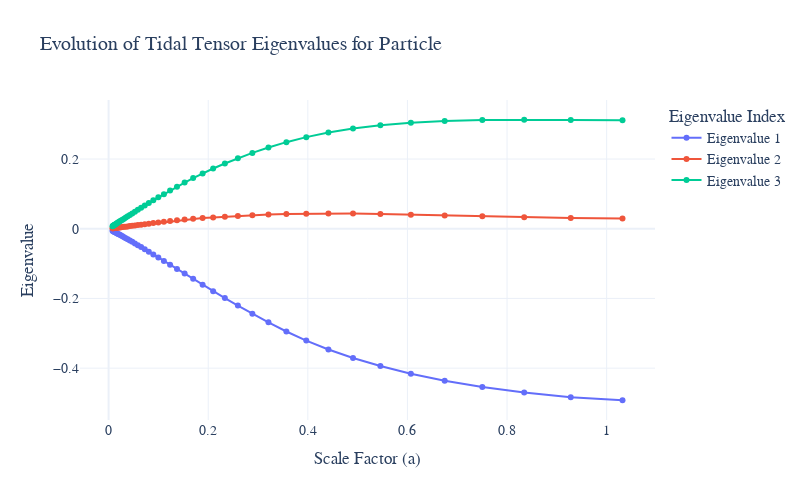

This figure's notebook cell:
### Markdown cell above
#### Tidal Tensor Non-Linear Evolution

### Code cell
import numpy as np
import pandas as pd
import plotly.graph_objects as go
from utils_new import check_simulation_results, calculate_euler_angles, calculate_tidal_tensor_from_phi_k, \
    calculate_eigenvalues_and_eigenvectors, calculate_phi_k_from_overdensity_field, calculate_T_SG_eigenvectors, \
    calculate_smoothed_phi_k_from_phi_k, calculate_smoothed_overdensity_field


TimeBetSnapshot = 1.112
TimeOfFirstSnapshot = 0.0078125


def create_delta_grids(folder_name, N=128., GS = 400000./256., L=200000.0):
    snapshots = []
    snapshot_folder = f"./Simulations/{folder_name}/Output"
    regex = re.compile(r"snapshot3halosc_(\d+)\.hdf5")
    for fname in sorted(os.listdir(snapshot_folder)):
        match = regex.match(fname)
        if match:
            snapshots.append(match.group(1))

    for snap in tqdm(snapshots, desc="Reading snapshots"):
            df = check_simulation_results(folder_name, snapshotnumber=snap, plots=False, N=N, L=L, GS=GS, verbose=False)

            df = df[["X", "Y", "Z"]].copy(deep=True)
            df["X"] = df["X"]/GS
            df["Y"] = df["Y"]/GS
            df["Z"] = df["Z"]/GS

            df["nx"] = np.floor(df["X"] + 0.5)
            df["ny"] = np.floor(df["Y"] + 0.5)
            df["nz"] = np.floor(df["Z"] + 0.5)

            df["fx"] = df["X"] + 0.5 - df["nx"]
            df["fy"] = df["Y"] + 0.5 - df["ny"]
            df["fz"] = df["Z"] + 0.5 - df["nz"]

            df.loc[df["nx"] == 0, "nx"] = 128
            df.loc[df["ny"] == 0, "ny"] = 128
            df.loc[df["nz"] == 0, "nz"] = 128

            df["delta_111"] = (1-df["fx"]) * (1-df["fy"]) * (1-df["fz"])
            df["delta_112"] = (1-df["fx"]) * (1-df["fy"]) * df["fz"]
            df["delta_121"] = (1-df["fx"]) * df["fy"] * (1-df["fz"])
            df["delta_122"] = (1-df["fx"]) * df["fy"] * df["fz"]
            df["delta_211"] = df["fx"] * (1-df["fy"]) * (1-df["fz"])
            df["delta_212"] = df["fx"] * (1-df["fy"]) * df["fz"]
            df["delta_221"] = df["fx"] * df["fy"] * (1-df["fz"])
            df["delta_222"] = df["fx"] * df["fy"] * df["fz"]

            delta = np.zeros((128, 128, 128), dtype=np.float32) - 1

            for idx, row in df.iterrows():
                nx = int(row["nx"])
                ny = int(row["ny"])
                nz = int(row["nz"])

                nxx = nx + 1 if nx + 1 <= 128 else 1
                nyy = ny + 1 if ny + 1 <= 128 else 1
                nzz = nz + 1 if nz + 1 <= 128 else 1

                if not (1 <= nx <= 128 and 1 <= ny <= 128 and 1 <= nz <= 128):
                    raise ValueError(f"Invalid grid indices at row {idx}: nx={nx}, ny={ny}, nz={nz}")
                if not (1 <= nxx <= 128 and 1 <= nyy <= 128 and 1 <= nzz <= 128):
                    raise ValueError(f"Invalid neighbor grid indices at row {idx}: nxx={nxx}, nyy={nyy}, nzz={nzz}")

                delta[nx-1, ny-1, nz-1] += row["delta_111"]
                delta[nx-1, ny-1, nzz-1] += row["delta_112"]
                delta[nx-1, nyy-1, nz-1] += row["delta_121"]
                delta[nx-1, nyy-1, nzz-1] += row["delta_122"]
                delta[nxx-1, ny-1, nz-1] += row["delta_211"]
                delta[nxx-1, ny-1, nzz-1] += row["delta_212"]
                delta[nxx-1, nyy-1, nz-1] += row["delta_221"]
                delta[nxx-1, nyy-1, nzz-1] += row["delta_222"]

            new_df = pd.DataFrame()

            X = Y = Z = np.arange(0, 128) * GS * 1000. + (GS * 1000./2) 
            GX, GY, GZ = np.meshgrid(X, Y, Z, indexing='ij')
            new_df["GX"] = GX.flatten()
            new_df["GY"] = GY.flatten()
            new_df["GZ"] = GZ.flatten()

            new_df["Overdensity"] = delta.flatten()

            new_df.to_csv(f"./Simulations/{folder_name}/RecreatedDelta/snapshot_{snap}.csv", index=False)


def evaluate_and_plot_tidal_tensor_evolution(folder_name, N=128, L=200000.0, GS=400000./256., phi=True):
    """
    Evaluate and plot the evolution of tidal tensor eigenvalues at a given particle location across snapshots.

    Parameters
    ----------
    folder_name : str
        Folder containing the simulation outputs.
    particle_index : int
        Row index of the particle to track.
    N : int
        Grid resolution.
    L : float
        Box size in km/s.
    GS : float
        Grid spacing in km/s.

    Returns
    -------
    df_all : pd.DataFrame
        Dataframe with particle data and eigenvalues at each snapshot.
    """
    results = []
    snapshot_folder = f"./Simulations/{folder_name}/RecreatedDelta"
    regex = re.compile(r"snapshot_(\d+)\.csv")

    # Detect all snapshot numbers
    snapshots = sorted([
        match.group(1)
        for fname in os.listdir(snapshot_folder)
        if (match := regex.match(fname))
    ])

    # Process each snapshot
    for snap in tqdm(snapshots, desc="Reading snapshots"):
        df = pd.read_csv(f"./Simulations/{folder_name}/RecreatedDelta/snapshot_{snap}.csv")
        time = TimeOfFirstSnapshot * TimeBetSnapshot**int(snap)
        a = time

        df = calculate_smoothed_overdensity_field(df)
        df, phi_k = calculate_phi_k_from_overdensity_field(df, a=a, N=128, L=200000., verbose=False)
        # df, phi_k = calculate_smoothed_phi_k_from_peculiar_velocity_field(df, a=a, verbose=False)
        # df, phi_k = calculate_smoothed_phi_k_from_phi_k(df, phi_k, a=a, verbose=False)
        df, T_ij = calculate_tidal_tensor_from_phi_k(df, phi_k, a=a, verbose=False)
        df, _, _ = calculate_eigenvalues_and_eigenvectors(df, T_ij)

        # coords = df[["X", "Y", "Z"]].values
        # target = np.array(fixed_coordinates)
        # dists = np.linalg.norm(coords - target, axis=1)
        # particle_index = np.argmin(dists)

        particle_index = 63 * 128**2 + 63 * 128 + 63

        # Extract specific particle and track
        particle = df.iloc[particle_index].copy()
        particle["a"] = a
        particle["snapshot"] = snap
        results.append(particle)

    df_all = pd.DataFrame(results)
    return df_all


def plot_eigenvalue_evolution_plotly(df_all):
    """
    Plot eigenvalue evolution using Plotly.
    """
    eigen_df = df_all["eigenvalues"].apply(pd.Series)
    eigen_df.columns = ["e1", "e2", "e3"]
    a_vals = df_all["a"].values

    fig = go.Figure()
    for i, label in enumerate(["e1", "e2", "e3"]):
        fig.add_trace(go.Scatter(
            x=a_vals,
            y=eigen_df[label],
            mode='lines+markers',
            name=f"Eigenvalue {i+1}",
            line=dict(width=2)
        ))

    fig.update_layout(
        title="Evolution of Tidal Tensor Eigenvalues for Particle",
        xaxis_title="Scale Factor (a)",
        yaxis_title="Eigenvalue",
        legend_title="Eigenvalue Index",
        font=dict(family="Arial", size=14),
        width=800,
        height=500,
        template="plotly_white"
    )

    fig.show()


create_delta_grids("AdrianScript200Phi")
df_all = evaluate_and_plot_tidal_tensor_evolution(folder_name="AdrianScript200Phi")
plot_eigenvalue_evolution_plotly(df_all)

### Figure 1 — Plotly figure (JSON) as saved in the notebook; plotly's stock layout.template omitted (floating-point values rounded to 4 significant figures)
{"data": [{"line": {"width": 2}, "mode": "lines+markers", "name": "Eigenvalue 1", "type": "scatter", "x": [0.007812, 0.008688, 0.009661, 0.01074, 0.01195, 0.01328, 0.01477, 0.01643, 0.01827, 0.02031, 0.02259, 0.02512, 0.02793, 0.03106, 0.03453, 0.0384, 0.0427, 0.04749, 0.05281, 0.05872, 0.0653, 0.07261, 0.08074, 0.08978, 0.09984, 0.111, 0.1235, 0.1373, 0.1527, 0.1698, 0.1888, 0.2099, 0.2334, 0.2596, 0.2886, 0.321, 0.3569, 0.3969, 0.4413, 0.4908, 0.5457, 0.6069, 0.6748, 0.7504, 0.8345, 0.9279, 1.032], "y": [-0.006005, -0.006687, -0.007436, -0.008272, -0.009207, -0.01024, -0.0114, -0.01269, -0.01413, -0.01574, -0.01751, -0.01953, -0.02176, -0.02425, -0.02705, -0.03015, -0.03368, -0.03759, -0.042, -0.04696, -0.05247, -0.05879, -0.06583, -0.07377, -0.08273, -0.09258, -0.1035, -0.1153, -0.1287, -0.1437, -0.1603, -0.179, -0.1989, -0.2205, -0.2438, -0.2684, -0.2948, -0.3209, -0.3464, -0.371, -0.394, -0.4161, -0.4361, -0.4542, -0.4699, -0.4836, -0.492]}, {"line": {"width": 2}, "mode": "lines+markers", "name": "Eigenvalue 2", "type": "scatter", "x": [0.007812, 0.008688, 0.009661, 0.01074, 0.01195, 0.01328, 0.01477, 0.01643, 0.01827, 0.02031, 0.02259, 0.02512, 0.02793, 0.03106, 0.03453, 0.0384, 0.0427, 0.04749, 0.05281, 0.05872, 0.0653, 0.07261, 0.08074, 0.08978, 0.09984, 0.111, 0.1235, 0.1373, 0.1527, 0.1698, 0.1888, 0.2099, 0.2334, 0.2596, 0.2886, 0.321, 0.3569, 0.3969, 0.4413, 0.4908, 0.5457, 0.6069, 0.6748, 0.7504, 0.8345, 0.9279, 1.032], "y": [0.001363, 0.001517, 0.001686, 0.001875, 0.002086, 0.002318, 0.002582, 0.002872, 0.003196, 0.003559, 0.003958, 0.004412, 0.004912, 0.005472, 0.006099, 0.00679, 0.007578, 0.008446, 0.00942, 0.01051, 0.01171, 0.01308, 0.01458, 0.01623, 0.01802, 0.01995, 0.02207, 0.02425, 0.02651, 0.0287, 0.03067, 0.03266, 0.03471, 0.03684, 0.03895, 0.04084, 0.04244, 0.04341, 0.04381, 0.04361, 0.04244, 0.04054, 0.03817, 0.03565, 0.03321, 0.03086, 0.02929]}, {"line": {"width": 2}, "mode": "lines+markers", "name": "Eigenvalue 3", "type": "scatter", "x": [0.007812, 0.008688, 0.009661, 0.01074, 0.01195, 0.01328, 0.01477, 0.01643, 0.01827, 0.02031, 0.02259, 0.02512, 0.02793, 0.03106, 0.03453, 0.0384, 0.0427, 0.04749, 0.05281, 0.05872, 0.0653, 0.07261, 0.08074, 0.08978, 0.09984, 0.111, 0.1235, 0.1373, 0.1527, 0.1698, 0.1888, 0.2099, 0.2334, 0.2596, 0.2886, 0.321, 0.3569, 0.3969, 0.4413, 0.4908, 0.5457, 0.6069, 0.6748, 0.7504, 0.8345, 0.9279, 1.032], "y": [0.007406, 0.008239, 0.009152, 0.01017, 0.0113, 0.01255, 0.01395, 0.0155, 0.01721, 0.01913, 0.02122, 0.02359, 0.02619, 0.02907, 0.03228, 0.0358, 0.03976, 0.0441, 0.04891, 0.05425, 0.06007, 0.06662, 0.07374, 0.08157, 0.0901, 0.09929, 0.1095, 0.1206, 0.1326, 0.1456, 0.1589, 0.1729, 0.1873, 0.2022, 0.2176, 0.233, 0.2485, 0.2629, 0.276, 0.2875, 0.2969, 0.3041, 0.309, 0.3117, 0.3128, 0.3123, 0.3113]}], "layout": {"font": {"family": "Arial", "size": 14}, "height": 500, "legend": {"title": {"text": "Eigenvalue Index"}}, "title": {"text": "Evolution of Tidal Tensor Eigenvalues for Particle"}, "width": 800, "xaxis": {"title": {"text": "Scale Factor (a)"}}, "yaxis": {"title": {"text": "Eigenvalue"}}}}
